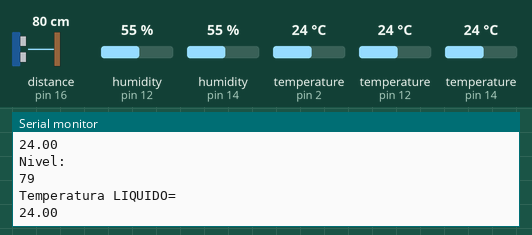
Bench run of a sketch on a simulated Arduino Uno, built with avr-gcc and run on an emulated ATmega328P. Shown: the last lines printed to the serial monitor. Wiring (inferred from the names in the program): ultrasonic range finder: trigger pin 10; echo pin 16. The test bench sets the inputs (shaded band); at power-on: distance to the obstacle (sensor on pin 16) 80 cm, humidity (sensors on pin 12, pin 14) 55 %, temperature (sensors on pin 2, pin 12, pin 14) 24 °C. The echo pulse lasts 58.3 µs per cm.

Above: at 4.6 s.
4.7 s: distance to the obstacle (sensor on pin 16) set to 2 cm
At 7.1 s:
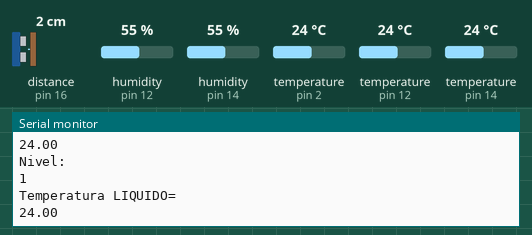
9.4 s: humidity (sensor on pin 12) set to 22 %
14.1 s: humidity (sensor on pin 14) set to 22 %
18.8 s: temperature (sensor on pin 2) set to 12 °C
At 22.5 s:
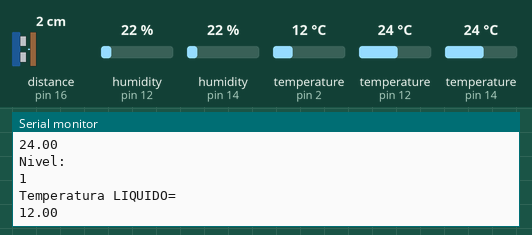
23.5 s: temperature (sensor on pin 12) set to 12 °C
28.2 s: temperature (sensor on pin 14) set to 19 °C
Timing chart, 0 to 31.2 s (numbered marks = the images above; inputs shaded):
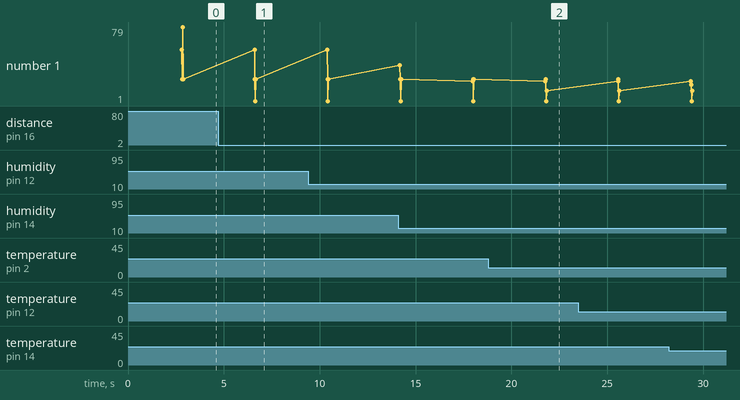

Measured:
- after the input at 4.7 s, the serial monitor: prints a new line after 1.9 s (image 1)
- after the input at 18.8 s, the serial monitor: prints a new line after 3.0 s (image 2)
- plotted number 1: 24 → 12 after the input at 18.8 s

The sketch:

tem_hume.ino
```cpp
#include <DHT.h>
#define HT1 12
#define HT2 14
#define DHTTYPE DHT22
DHT dht1 (HT1, DHTTYPE,11);
DHT dht2 (HT2, DHTTYPE,11);
float t1,t2,Tp,h1,h2,Hp,Tl;

#include <OneWire.h>
#include <DallasTemperature.h>
OneWire ourWire(2);
DallasTemperature sensors(&ourWire);


const int triger1 = 10;
const int echo1   = 16;

int d1;
long esp1;
void setup()
{
  Serial.begin(9600); //Se inicia la comunicación serial
  dht1.begin();
  dht2.begin();
  sensors.begin();
  pinMode(triger1, OUTPUT);
  pinMode(echo1,    INPUT);
}
void loop() {
 float t1 = dht1.readTemperature();float t2 = dht2.readTemperature();float Tp=((t1+t2)*0.5);
 float h1 = dht1.readHumidity();   float h2 = dht2.readHumidity();   float Hp= ((h1+h2)*0.5);
 sensors.requestTemperatures();
 float Tl= sensors.getTempCByIndex(0);
 delay (2000);
 digitalWrite(triger1, LOW);delayMicroseconds(20);digitalWrite(triger1, HIGH);delayMicroseconds(20);digitalWrite(triger1, LOW);esp1 = (pulseIn(echo1, HIGH)/2); d1 = int(esp1 * 0.0343);

  Serial.println("Humedad: ");
  Serial.println(Hp);
  Serial.println("Temperatura: ");
  Serial.println(Tp);
  Serial.println("Nivel: ");
  Serial.println(d1);

  Serial.println("Temperatura LIQUIDO= ");
  Serial.println(Tl);


  delay(1000);

}
```
